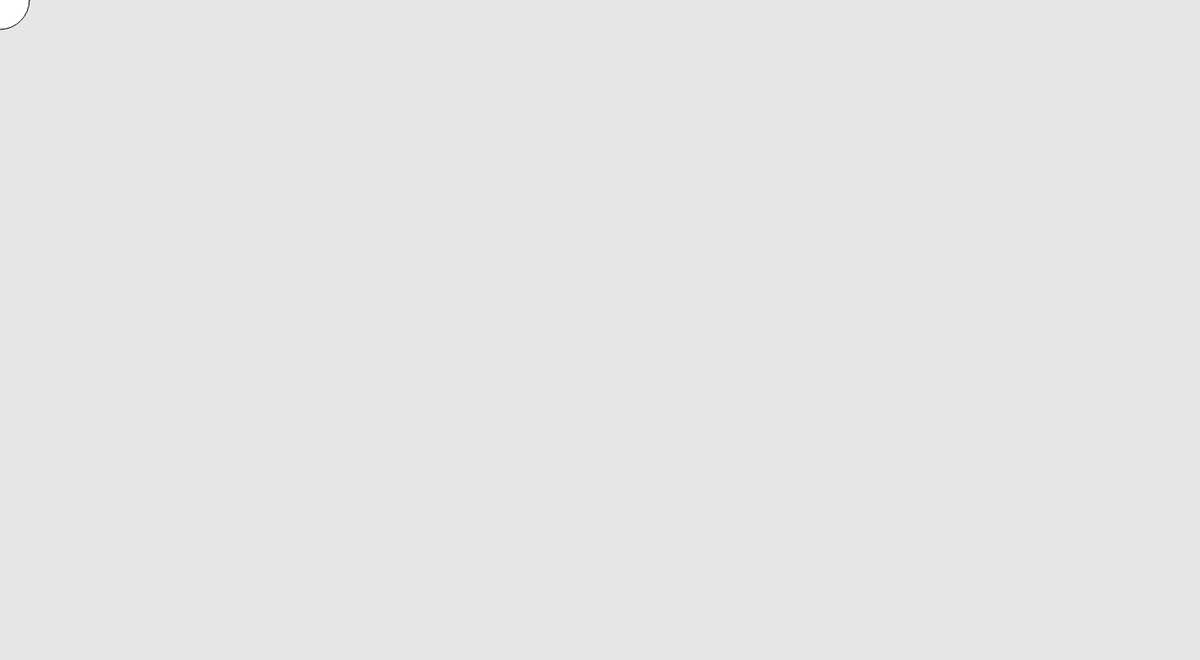
Frame 1 (no input)
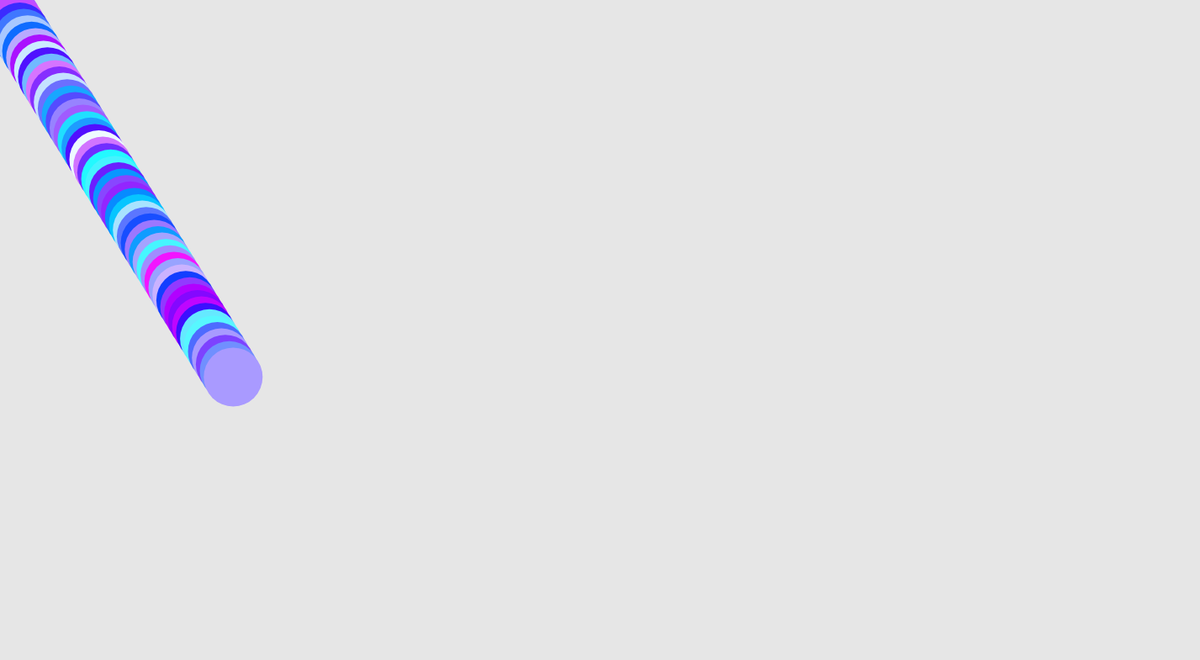
Frame 60 (no input)
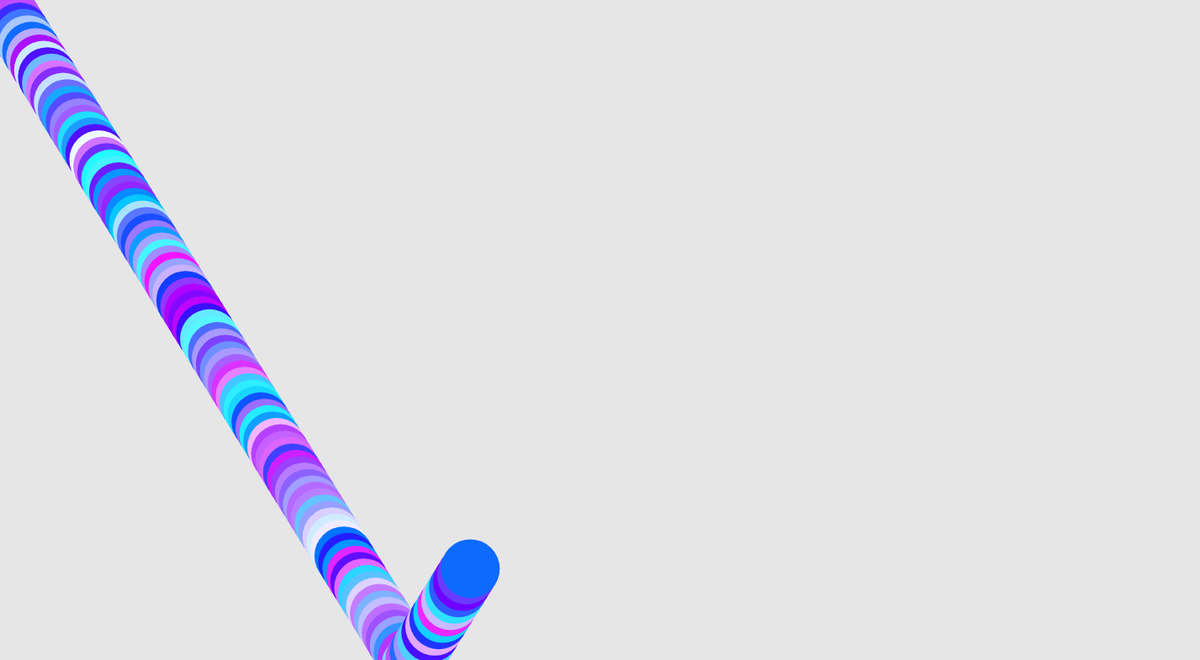
Frame 120 (the mouse pressed at the canvas centre since frame 60)

The p5.js sketch that drew these frames (run headless with seeded random() and noise() and a simulated clock; from frame 60 on, the mouse is pressed at the canvas centre):

// p5.js sketch
// ── sketch.js
var circleY;
var circleX;

var circleXSpeed;
var circleYSpeed;

var myRandomNumX;
var myRandomNumY;

var clickSize;

function setup() {
  createCanvas(1427,785);
  background(230);

  circleY = 0;
  circleX = 0;
  circleXSpeed = 4.7;
  circleYSpeed = 7.6;

  clickSize = 70;
}

function draw () {

  ellipse (circleX, circleY, clickSize, clickSize);
  fill (myRandomNumX * 0.17, myRandomNumY * 0.32, 255);
  noStroke ();

  myRandomNumX = random(width);
  myRandomNumY = random(height);

  circleY = circleY + circleYSpeed;
  circleX = circleX + circleXSpeed;

  if (circleX < 0 || circleX > width) {
    circleXSpeed= circleXSpeed * -1;
  }

  if (circleY < 0 || circleY > height) {
    circleYSpeed = circleYSpeed * -1;
  }

  // console.log("circleX is " + circleX);
}


function mouseClicked() {
  if (clickSize === clickSize) {
    clickSize = random(300);
  }
}
